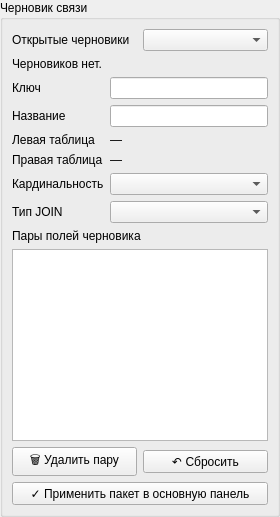
<?xml version="1.0" encoding="UTF-8"?>
<ui version="4.0">
 <class>RelationDraftPanel</class>
 <widget class="QWidget" name="RelationDraftPanel">
  <layout class="QVBoxLayout" name="root_layout"><property name="leftMargin"><number>0</number></property><property name="topMargin"><number>0</number></property><property name="rightMargin"><number>0</number></property><property name="bottomMargin"><number>0</number></property>
   <item><widget class="QGroupBox" name="draft_box"><property name="title"><string>Черновик связи</string></property><layout class="QVBoxLayout" name="draft_layout">
    <item><layout class="QHBoxLayout" name="draft_selector_layout">
     <item><widget class="QLabel" name="draft_selector_label"><property name="text"><string>Открытые черновики</string></property></widget></item>
     <item><widget class="QComboBox" name="draft_selector_combo"><property name="toolTip"><string>Переключает редактируемую связь. Остальные черновые линии остаются на карте.</string></property></widget></item>
    </layout></item>
    <item><widget class="QLabel" name="draft_summary_label"><property name="text"><string>Черновиков нет.</string></property><property name="wordWrap"><bool>true</bool></property></widget></item>
    <item><layout class="QFormLayout" name="draft_form_layout"><property name="fieldGrowthPolicy"><enum>QFormLayout::AllNonFixedFieldsGrow</enum></property>
     <item row="0" column="0"><widget class="QLabel" name="draft_key_label"><property name="text"><string>Ключ</string></property></widget></item><item row="0" column="1"><widget class="QLineEdit" name="draft_key_edit"/></item>
     <item row="1" column="0"><widget class="QLabel" name="draft_name_label"><property name="text"><string>Название</string></property></widget></item><item row="1" column="1"><widget class="QLineEdit" name="draft_name_edit"/></item>
     <item row="2" column="0"><widget class="QLabel" name="draft_source_caption"><property name="text"><string>Левая таблица</string></property></widget></item><item row="2" column="1"><widget class="QLabel" name="draft_source_label"><property name="text"><string>—</string></property><property name="wordWrap"><bool>true</bool></property></widget></item>
     <item row="3" column="0"><widget class="QLabel" name="draft_target_caption"><property name="text"><string>Правая таблица</string></property></widget></item><item row="3" column="1"><widget class="QLabel" name="draft_target_label"><property name="text"><string>—</string></property><property name="wordWrap"><bool>true</bool></property></widget></item>
     <item row="4" column="0"><widget class="QLabel" name="draft_cardinality_label"><property name="text"><string>Кардинальность</string></property></widget></item><item row="4" column="1"><widget class="QComboBox" name="draft_cardinality_combo"/></item>
     <item row="5" column="0"><widget class="QLabel" name="draft_join_type_label"><property name="text"><string>Тип JOIN</string></property></widget></item><item row="5" column="1"><widget class="QComboBox" name="draft_join_type_combo"/></item>
    </layout></item>
    <item><widget class="QLabel" name="draft_pairs_label"><property name="text"><string>Пары полей черновика</string></property></widget></item>
    <item><widget class="QTableWidget" name="draft_pairs_grid"><property name="alternatingRowColors"><bool>true</bool></property><property name="selectionMode"><enum>QAbstractItemView::SingleSelection</enum></property><property name="selectionBehavior"><enum>QAbstractItemView::SelectRows</enum></property></widget></item>
    <item><layout class="QHBoxLayout" name="draft_pair_actions"><item><widget class="QPushButton" name="remove_pair_btn"><property name="text"><string>🗑 Удалить пару</string></property></widget></item><item><widget class="QPushButton" name="discard_draft_btn"><property name="text"><string>↶ Сбросить</string></property></widget></item></layout></item>
    <item><widget class="QPushButton" name="apply_draft_btn"><property name="text"><string>✓ Применить пакет в основную панель</string></property><property name="toolTip"><string>Передать все корректные черновики в основную панель. Запись всего пакета в БД выполняется отдельной кнопкой сохранения и одной транзакцией.</string></property></widget></item>
   </layout></widget></item>
  </layout>
 </widget>
 <resources/><connections/>
</ui>
